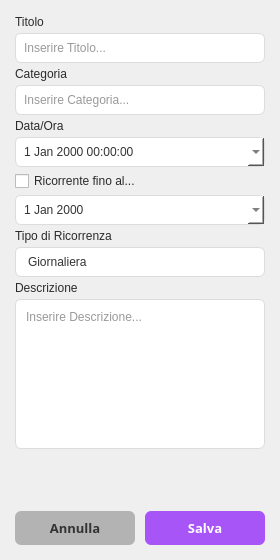
<?xml version="1.0" encoding="UTF-8"?>
<ui version="4.0">
 <class>FormScadenza</class>
 <widget class="QWidget" name="FormScadenza">
  <property name="geometry">
   <rect>
    <x>0</x>
    <y>0</y>
    <width>280</width>
    <height>560</height>
   </rect>
  </property>
  <property name="minimumSize">
   <size>
    <width>230</width>
    <height>0</height>
   </size>
  </property>
  <property name="windowTitle">
   <string>Form</string>
  </property>
  <property name="styleSheet">
   <string notr="true">QLineEdit, QPlainTextEdit, QDateEdit, QTimeEdit, QComboBox, QDateTimeEdit {
    background-color: #ffffff;
    border: 1px solid #dcdcdc;
    border-radius: 6px;
    padding: 6px;
    color: #333333;
}

QDateEdit, QTimeEdit, QDateTimeEdit {
    padding-right: 24px;
}

QDateEdit::up-button, QTimeEdit::up-button, QDateTimeEdit::up-button {
    subcontrol-origin: border;
    subcontrol-position: top right;
    width: 20px;
    height: 15px;
    border-left: 1px solid #dcdcdc;
    border-bottom: 1px solid #dcdcdc;
    border-top-right-radius: 6px;
    background-color: #e9d5ff;
}

QDateEdit::up-button:hover, QTimeEdit::up-button:hover, QDateTimeEdit::up-button:hover {
    background-color: #d8b4fe;
}

QDateEdit::up-button:pressed, QTimeEdit::up-button:pressed, QDateTimeEdit::up-button:pressed {
    background-color: #c084fc;
}

QDateEdit::down-button, QTimeEdit::down-button, QDateTimeEdit::down-button {
    subcontrol-origin: border;
    subcontrol-position: bottom right;
    width: 20px;
    height: 15px;
    border-left: 1px solid #dcdcdc;
    border-bottom-right-radius: 6px;
    background-color: #e9d5ff;
}

QDateEdit::down-button:hover, QTimeEdit::down-button:hover, QDateTimeEdit::down-button:hover {
    background-color: #d8b4fe;
}

QDateEdit::down-button:pressed, QTimeEdit::down-button:pressed, QDateTimeEdit::down-button:pressed {
    background-color: #c084fc;
}

QDateEdit::up-arrow, QTimeEdit::up-arrow, QDateTimeEdit::up-arrow {
    width: 9px;
    height: 9px;
}

QDateEdit::down-arrow, QTimeEdit::down-arrow, QDateTimeEdit::down-arrow {
    width: 9px;
    height: 9px;
}


QLineEdit:focus, QPlainTextEdit:focus, QDateEdit:focus, QTimeEdit:focus, QComboBox:focus {
    border: 1px solid #a855f7;
    background-color: #fcfaff;
}

#btnAnnulla {
    background-color: #b3b3b3;
    color: #333333;
    border: none;
    border-radius: 6px;
    padding: 8px 10px;
    font-weight: bold;
    font-size: 13px;
}

#btnAnnulla:hover {
    background-color: #a6a6a6;
}

#btnAnnulla:pressed {
    background-color: #8c8c8c;
}

#btnSalva {
    background-color: #a855f7;
    color: #ffffff;
    border: none;
    border-radius: 6px;
    padding: 8px 10px;
    font-weight: bold;
    font-size: 13px;
}

#btnSalva:hover {
    background-color: #9333ea;
}

#btnSalva:pressed {
    background-color: #7e22ce;
}

QLabel, QCheckBox {
    color: #2b2b2b;
}

</string>
  </property>
  <layout class="QVBoxLayout" name="insertDati">
   <property name="spacing">
    <number>4</number>
   </property>
   <property name="leftMargin">
    <number>15</number>
   </property>
   <property name="topMargin">
    <number>15</number>
   </property>
   <property name="rightMargin">
    <number>15</number>
   </property>
   <property name="bottomMargin">
    <number>15</number>
   </property>
   <item>
    <widget class="QLabel" name="Titolo">
     <property name="text">
      <string>Titolo</string>
     </property>
    </widget>
   </item>
   <item>
    <widget class="QLineEdit" name="editTitolo">
     <property name="inputMask">
      <string notr="true"/>
     </property>
     <property name="placeholderText">
      <string>Inserire Titolo...</string>
     </property>
     <property name="clearButtonEnabled">
      <bool>false</bool>
     </property>
    </widget>
   </item>
   <item>
    <widget class="QLabel" name="Categoria">
     <property name="text">
      <string>Categoria</string>
     </property>
    </widget>
   </item>
   <item>
    <widget class="QLineEdit" name="editCateg">
     <property name="placeholderText">
      <string>Inserire Categoria...</string>
     </property>
    </widget>
   </item>
   <item>
    <widget class="QLabel" name="DataOra">
     <property name="text">
      <string>Data/Ora</string>
     </property>
    </widget>
   </item>
   <item>
    <widget class="QDateTimeEdit" name="dateTimeEdit">
     <property name="styleSheet">
      <string notr="true">QCalendarWidget QWidget#qt_calendar_navigationbar {
    background-color: #f1f5f9;
    border-bottom: 1px solid #dcdcdc;
}

QCalendarWidget QToolButton {
    color: #333333;
    background-color: transparent;
    border-radius: 4px;
    font-weight: bold;
    padding: 4px;
}

QCalendarWidget QToolButton:hover {
    background-color: #e9d5ff;
}

QCalendarWidget QToolButton:pressed {
    background-color: #d8b4fe;
}

QCalendarWidget QMenu {
    background-color: #ffffff;
    color: #333333;
    border: 1px solid #dcdcdc;
}

QCalendarWidget QSpinBox {
    background-color: transparent;
    color: #333333;
    border: none;
    selection-background-color: #e9d5ff;
    selection-color: #333333;
}

QCalendarWidget QTableView {
    background-color: #ffffff;
    selection-background-color: #a855f7;
    selection-color: #ffffff;
    border: none;
    outline: 0px;
}

QCalendarWidget QAbstractItemView:enabled {
    color: #333333;
}

QCalendarWidget QAbstractItemView:disabled {
    color: #94a3b8;
}

QCalendarWidget QTableView QHeaderView::section {
    background-color: #f1f5f9;
    color: #333333;
    border: none;
    border-bottom: 1px solid #dcdcdc;
    padding: 4px;
    font-weight: 500;
}</string>
     </property>
     <property name="calendarPopup">
      <bool>true</bool>
     </property>
    </widget>
   </item>
   <item>
    <widget class="QCheckBox" name="Ricorrenza">
     <property name="layoutDirection">
      <enum>Qt::LayoutDirection::LeftToRight</enum>
     </property>
     <property name="text">
      <string>Ricorrente fino al...</string>
     </property>
     <property name="checked">
      <bool>false</bool>
     </property>
     <property name="autoRepeat">
      <bool>false</bool>
     </property>
     <property name="tristate">
      <bool>false</bool>
     </property>
    </widget>
   </item>
   <item>
    <widget class="QDateEdit" name="dateRicor">
     <property name="styleSheet">
      <string notr="true">QCalendarWidget QWidget#qt_calendar_navigationbar {
    background-color: #f1f5f9;
    border-bottom: 1px solid #dcdcdc;
}

QCalendarWidget QToolButton {
    color: #333333;
    background-color: transparent;
    border-radius: 4px;
    font-weight: bold;
    padding: 4px;
}

QCalendarWidget QToolButton:hover {
    background-color: #e9d5ff;
}

QCalendarWidget QToolButton:pressed {
    background-color: #d8b4fe;
}

QCalendarWidget QMenu {
    background-color: #ffffff;
    color: #333333;
    border: 1px solid #dcdcdc;
}

QCalendarWidget QSpinBox {
    background-color: transparent;
    color: #333333;
    border: none;
    selection-background-color: #e9d5ff;
    selection-color: #333333;
}

QCalendarWidget QTableView {
    background-color: #ffffff;
    selection-background-color: #a855f7;
    selection-color: #ffffff;
    border: none;
    outline: 0px;
}

QCalendarWidget QAbstractItemView:enabled {
    color: #333333;
}

QCalendarWidget QAbstractItemView:disabled {
    color: #94a3b8;
}

QCalendarWidget QTableView QHeaderView::section {
    background-color: #f1f5f9;
    color: #333333;
    border: none;
    border-bottom: 1px solid #dcdcdc;
    padding: 4px;
    font-weight: 500;
}</string>
     </property>
     <property name="calendarPopup">
      <bool>true</bool>
     </property>
    </widget>
   </item>
   <item>
    <widget class="QLabel" name="TipoRicor">
     <property name="text">
      <string>Tipo di Ricorrenza</string>
     </property>
    </widget>
   </item>
   <item>
    <widget class="QComboBox" name="comboBox">
     <property name="styleSheet">
      <string notr="true">QComboBox {
    background-color: #ffffff;
    border: 1px solid #dcdcdc;
    border-radius: 6px;
    padding: 6px 12px;
    color: #333333;
}

QComboBox:focus {
    border: 1px solid #a855f7;
    background-color: #fcfaff;
}

QComboBox::drop-down {
    border: none;
    width: 30px;
}

QComboBox QAbstractItemView {
    background-color: #ffffff;
    border: 1px solid #dcdcdc;
    border-radius: 6px;
    color: #333333;
    selection-background-color: #e9d5ff;
    selection-color: #333333;
    outline: 0px;
}</string>
     </property>
     <property name="currentText">
      <string/>
     </property>
     <property name="placeholderText">
      <string>&lt;Nessuna ricorrenza selezionata&gt;</string>
     </property>
     <item>
      <property name="text">
       <string>Giornaliera</string>
      </property>
     </item>
     <item>
      <property name="text">
       <string>Settimanale</string>
      </property>
     </item>
     <item>
      <property name="text">
       <string>Mensile</string>
      </property>
     </item>
    </widget>
   </item>
   <item>
    <widget class="QLabel" name="Descr">
     <property name="text">
      <string>Descrizione</string>
     </property>
    </widget>
   </item>
   <item>
    <widget class="QPlainTextEdit" name="editDescr">
     <property name="maximumSize">
      <size>
       <width>16777215</width>
       <height>150</height>
      </size>
     </property>
     <property name="backgroundVisible">
      <bool>false</bool>
     </property>
     <property name="centerOnScroll">
      <bool>false</bool>
     </property>
     <property name="placeholderText">
      <string>Inserire Descrizione...</string>
     </property>
    </widget>
   </item>
   <item>
    <spacer name="verticalSpacer">
     <property name="orientation">
      <enum>Qt::Orientation::Vertical</enum>
     </property>
     <property name="sizeHint" stdset="0">
      <size>
       <width>20</width>
       <height>10</height>
      </size>
     </property>
    </spacer>
   </item>
   <item>
    <layout class="QHBoxLayout" name="layoutBottoni">
     <property name="spacing">
      <number>10</number>
     </property>
     <item>
      <widget class="QPushButton" name="btnAnnulla">
       <property name="sizePolicy">
        <sizepolicy hsizetype="Expanding" vsizetype="Fixed">
         <horstretch>0</horstretch>
         <verstretch>0</verstretch>
        </sizepolicy>
       </property>
       <property name="minimumSize">
        <size>
         <width>0</width>
         <height>30</height>
        </size>
       </property>
       <property name="font">
        <font>
         <family>Segoe UI Semibold</family>
         <pointsize>-1</pointsize>
         <bold>true</bold>
        </font>
       </property>
       <property name="text">
        <string>Annulla</string>
       </property>
      </widget>
     </item>
     <item>
      <widget class="QPushButton" name="btnSalva">
       <property name="sizePolicy">
        <sizepolicy hsizetype="Expanding" vsizetype="Fixed">
         <horstretch>0</horstretch>
         <verstretch>0</verstretch>
        </sizepolicy>
       </property>
       <property name="minimumSize">
        <size>
         <width>0</width>
         <height>30</height>
        </size>
       </property>
       <property name="font">
        <font>
         <family>Segoe UI Semibold</family>
         <pointsize>-1</pointsize>
         <bold>true</bold>
        </font>
       </property>
       <property name="text">
        <string>Salva</string>
       </property>
      </widget>
     </item>
    </layout>
   </item>
  </layout>
 </widget>
 <resources/>
 <connections/>
</ui>
